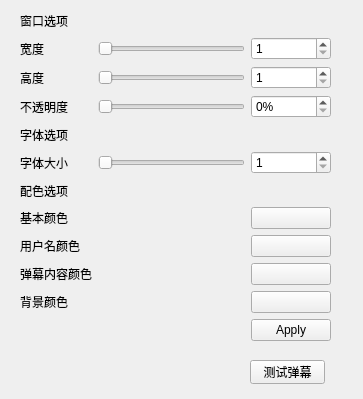
<?xml version="1.0" encoding="UTF-8"?>
<ui version="4.0">
 <class>DanmuPanel</class>
 <widget class="QWidget" name="DanmuPanel">
  <property name="geometry">
   <rect>
    <x>0</x>
    <y>0</y>
    <width>363</width>
    <height>399</height>
   </rect>
  </property>
  <property name="windowTitle">
   <string>DanmuPanel</string>
  </property>
  <widget class="QWidget" name="gridLayoutWidget">
   <property name="geometry">
    <rect>
     <x>20</x>
     <y>10</y>
     <width>311</width>
     <height>331</height>
    </rect>
   </property>
   <layout class="QGridLayout" name="layout_displayPanel">
    <item row="2" column="2">
     <widget class="QSpinBox" name="spin_windowHeight">
      <property name="minimum">
       <number>1</number>
      </property>
      <property name="maximum">
       <number>9999</number>
      </property>
     </widget>
    </item>
    <item row="9" column="2">
     <widget class="QPushButton" name="btn_contentColor">
      <property name="text">
       <string/>
      </property>
     </widget>
    </item>
    <item row="8" column="0">
     <widget class="QLabel" name="prompt_usernameColor">
      <property name="text">
       <string>用户名颜色</string>
      </property>
     </widget>
    </item>
    <item row="2" column="0">
     <widget class="QLabel" name="prompt_windowHeight">
      <property name="text">
       <string>高度</string>
      </property>
     </widget>
    </item>
    <item row="8" column="2">
     <widget class="QPushButton" name="btn_usernameColor">
      <property name="text">
       <string/>
      </property>
     </widget>
    </item>
    <item row="9" column="0">
     <widget class="QLabel" name="prompt_contentColor">
      <property name="text">
       <string>弹幕内容颜色</string>
      </property>
     </widget>
    </item>
    <item row="3" column="1">
     <widget class="QSlider" name="slider_opacity">
      <property name="minimum">
       <number>0</number>
      </property>
      <property name="maximum">
       <number>100</number>
      </property>
      <property name="orientation">
       <enum>Qt::Horizontal</enum>
      </property>
     </widget>
    </item>
    <item row="4" column="0" colspan="3">
     <widget class="QLabel" name="prompt_fontOptions">
      <property name="text">
       <string>字体选项</string>
      </property>
     </widget>
    </item>
    <item row="0" column="0" colspan="3">
     <widget class="QLabel" name="prompt_windowOptions">
      <property name="text">
       <string>窗口选项</string>
      </property>
     </widget>
    </item>
    <item row="1" column="2">
     <widget class="QSpinBox" name="spin_windowWidth">
      <property name="minimum">
       <number>1</number>
      </property>
      <property name="maximum">
       <number>9999</number>
      </property>
     </widget>
    </item>
    <item row="11" column="2">
     <widget class="QPushButton" name="btn_apply">
      <property name="text">
       <string>Apply</string>
      </property>
     </widget>
    </item>
    <item row="5" column="0">
     <widget class="QLabel" name="prompt_fontSize">
      <property name="text">
       <string>字体大小</string>
      </property>
     </widget>
    </item>
    <item row="10" column="0">
     <widget class="QLabel" name="prompt_backgroundColor">
      <property name="text">
       <string>背景颜色</string>
      </property>
     </widget>
    </item>
    <item row="6" column="0" colspan="3">
     <widget class="QLabel" name="prompt_colorOptions">
      <property name="text">
       <string>配色选项</string>
      </property>
     </widget>
    </item>
    <item row="1" column="1">
     <widget class="QSlider" name="slider_windowWidth">
      <property name="minimum">
       <number>20</number>
      </property>
      <property name="maximum">
       <number>1000</number>
      </property>
      <property name="orientation">
       <enum>Qt::Horizontal</enum>
      </property>
     </widget>
    </item>
    <item row="5" column="1">
     <widget class="QSlider" name="slider_fontSize">
      <property name="minimum">
       <number>5</number>
      </property>
      <property name="maximum">
       <number>50</number>
      </property>
      <property name="orientation">
       <enum>Qt::Horizontal</enum>
      </property>
     </widget>
    </item>
    <item row="7" column="2">
     <widget class="QPushButton" name="btn_mainColor">
      <property name="text">
       <string/>
      </property>
     </widget>
    </item>
    <item row="7" column="0">
     <widget class="QLabel" name="prompt_mainColor">
      <property name="text">
       <string>基本颜色</string>
      </property>
     </widget>
    </item>
    <item row="3" column="0">
     <widget class="QLabel" name="prompt_opacity">
      <property name="text">
       <string>不透明度</string>
      </property>
     </widget>
    </item>
    <item row="5" column="2">
     <widget class="QSpinBox" name="spin_fontSize">
      <property name="minimum">
       <number>1</number>
      </property>
      <property name="maximum">
       <number>999</number>
      </property>
     </widget>
    </item>
    <item row="1" column="0">
     <widget class="QLabel" name="prompt_windowWidth">
      <property name="text">
       <string>宽度</string>
      </property>
     </widget>
    </item>
    <item row="3" column="2">
     <widget class="QSpinBox" name="spin_opacity">
      <property name="suffix">
       <string>%</string>
      </property>
      <property name="minimum">
       <number>0</number>
      </property>
      <property name="maximum">
       <number>100</number>
      </property>
     </widget>
    </item>
    <item row="10" column="2">
     <widget class="QPushButton" name="btn_backgroundColor">
      <property name="text">
       <string/>
      </property>
     </widget>
    </item>
    <item row="2" column="1">
     <widget class="QSlider" name="slider_windowHeight">
      <property name="minimum">
       <number>50</number>
      </property>
      <property name="maximum">
       <number>1000</number>
      </property>
      <property name="orientation">
       <enum>Qt::Horizontal</enum>
      </property>
     </widget>
    </item>
   </layout>
  </widget>
  <widget class="QPushButton" name="btn_testDanmu">
   <property name="geometry">
    <rect>
     <x>250</x>
     <y>360</y>
     <width>75</width>
     <height>24</height>
    </rect>
   </property>
   <property name="text">
    <string>测试弹幕</string>
   </property>
  </widget>
 </widget>
 <tabstops>
  <tabstop>slider_windowWidth</tabstop>
  <tabstop>spin_windowWidth</tabstop>
  <tabstop>slider_windowHeight</tabstop>
  <tabstop>spin_windowHeight</tabstop>
  <tabstop>slider_fontSize</tabstop>
  <tabstop>spin_fontSize</tabstop>
  <tabstop>btn_usernameColor</tabstop>
  <tabstop>btn_contentColor</tabstop>
  <tabstop>btn_apply</tabstop>
  <tabstop>btn_testDanmu</tabstop>
 </tabstops>
 <resources/>
 <connections>
  <connection>
   <sender>slider_windowHeight</sender>
   <signal>valueChanged(int)</signal>
   <receiver>spin_windowHeight</receiver>
   <slot>setValue(int)</slot>
   <hints>
    <hint type="sourcelabel">
     <x>248</x>
     <y>80</y>
    </hint>
    <hint type="destinationlabel">
     <x>329</x>
     <y>83</y>
    </hint>
   </hints>
  </connection>
  <connection>
   <sender>spin_windowHeight</sender>
   <signal>valueChanged(int)</signal>
   <receiver>slider_windowHeight</receiver>
   <slot>setValue(int)</slot>
   <hints>
    <hint type="sourcelabel">
     <x>329</x>
     <y>83</y>
    </hint>
    <hint type="destinationlabel">
     <x>248</x>
     <y>80</y>
    </hint>
   </hints>
  </connection>
  <connection>
   <sender>slider_windowWidth</sender>
   <signal>valueChanged(int)</signal>
   <receiver>spin_windowWidth</receiver>
   <slot>setValue(int)</slot>
   <hints>
    <hint type="sourcelabel">
     <x>248</x>
     <y>54</y>
    </hint>
    <hint type="destinationlabel">
     <x>329</x>
     <y>57</y>
    </hint>
   </hints>
  </connection>
  <connection>
   <sender>spin_windowWidth</sender>
   <signal>valueChanged(int)</signal>
   <receiver>slider_windowWidth</receiver>
   <slot>setValue(int)</slot>
   <hints>
    <hint type="sourcelabel">
     <x>329</x>
     <y>57</y>
    </hint>
    <hint type="destinationlabel">
     <x>248</x>
     <y>54</y>
    </hint>
   </hints>
  </connection>
  <connection>
   <sender>slider_fontSize</sender>
   <signal>valueChanged(int)</signal>
   <receiver>spin_fontSize</receiver>
   <slot>setValue(int)</slot>
   <hints>
    <hint type="sourcelabel">
     <x>248</x>
     <y>159</y>
    </hint>
    <hint type="destinationlabel">
     <x>329</x>
     <y>162</y>
    </hint>
   </hints>
  </connection>
  <connection>
   <sender>spin_fontSize</sender>
   <signal>valueChanged(int)</signal>
   <receiver>slider_fontSize</receiver>
   <slot>setValue(int)</slot>
   <hints>
    <hint type="sourcelabel">
     <x>329</x>
     <y>162</y>
    </hint>
    <hint type="destinationlabel">
     <x>248</x>
     <y>159</y>
    </hint>
   </hints>
  </connection>
  <connection>
   <sender>slider_opacity</sender>
   <signal>valueChanged(int)</signal>
   <receiver>spin_opacity</receiver>
   <slot>setValue(int)</slot>
   <hints>
    <hint type="sourcelabel">
     <x>191</x>
     <y>98</y>
    </hint>
    <hint type="destinationlabel">
     <x>291</x>
     <y>99</y>
    </hint>
   </hints>
  </connection>
  <connection>
   <sender>spin_opacity</sender>
   <signal>valueChanged(int)</signal>
   <receiver>slider_opacity</receiver>
   <slot>setValue(int)</slot>
   <hints>
    <hint type="sourcelabel">
     <x>298</x>
     <y>100</y>
    </hint>
    <hint type="destinationlabel">
     <x>197</x>
     <y>98</y>
    </hint>
   </hints>
  </connection>
 </connections>
</ui>
